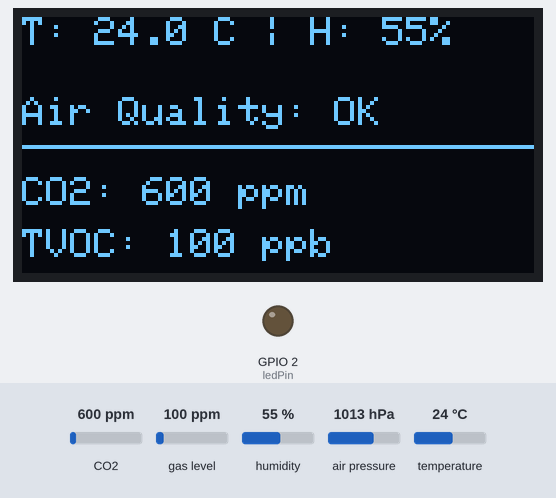
Bench run of a sketch on a simulated ESP32. Parts: 128×64 one-colour display, output pins drawn as LEDs (lit = HIGH). The test bench sets the inputs (shaded band); at power-on: CO2 600 ppm, gas level 100 ppm, humidity 55 %, temperature 24 °C, air pressure 1013 hPa.

Above: at 1.8 s.
1.9 s: CO2 set to 452 ppm
At 3.2 s:
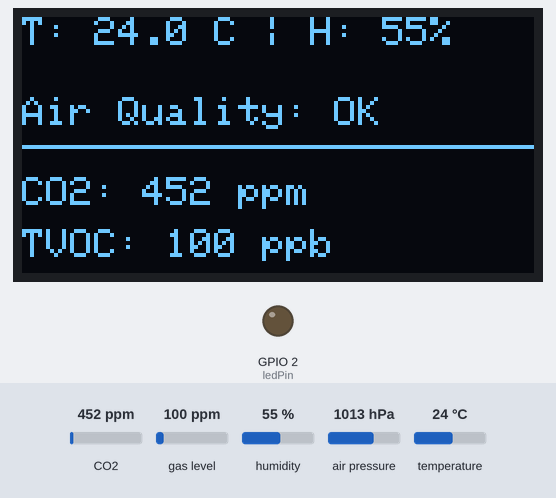
3.6 s: gas level set to 20 ppm
At 4.5 s:
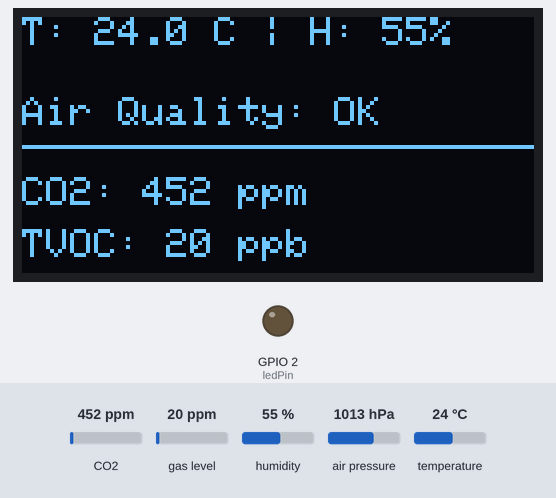
5.6 s: humidity set to 22 %
At 7.0 s:
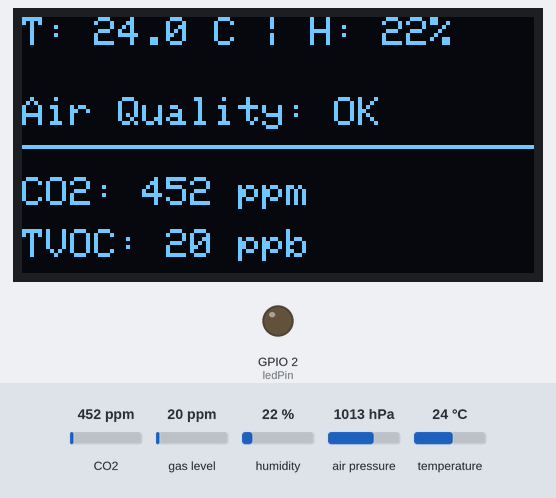
7.7 s: temperature set to 12 °C
At 9.6 s:
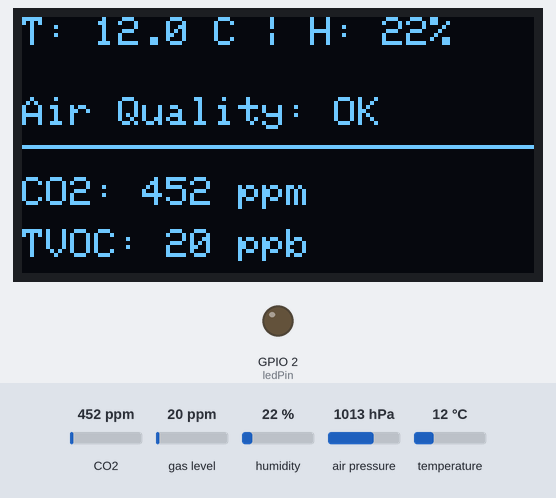
Timing chart, 0 to 10.7 s (numbered marks = the images above; inputs shaded):
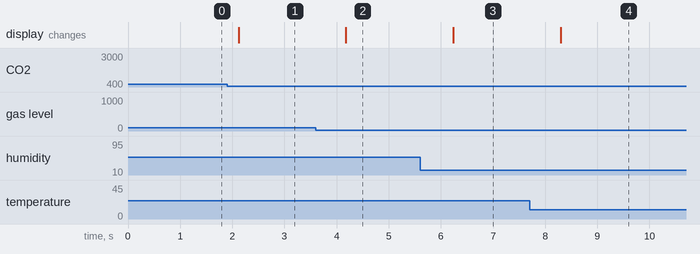

Measured:
- after the input at 1.9 s, the display: changes after 0.22 s (image 1)
- after the input at 3.6 s, the display: changes after 0.58 s (image 2)
- after the input at 5.6 s, the display: changes after 0.64 s (image 3)
- after the input at 7.7 s, the display: changes after 0.60 s (image 4)

The sketch:

sketch_feb10a.ino
```cpp
#include <Wire.h>
#include <WiFi.h>
#include <WebServer.h>
#include <Adafruit_Sensor.h>
#include <Adafruit_BME280.h>
#include <Adafruit_CCS811.h>
#include <Adafruit_GFX.h>
#include <Adafruit_SSD1306.h>

// Настройки
const char* ssid = "ESP32_Air_Analyzer";
const char* password = "password123";
const int ledPin = 2;          // Встроенный светодиод
const int thresholdCO2 = 5000; // Порог включения тревоги

WebServer server(80);
#define SCREEN_WIDTH 128
#define SCREEN_HEIGHT 64
Adafruit_SSD1306 display(SCREEN_WIDTH, SCREEN_HEIGHT, &Wire, -1);
Adafruit_BME280 bme;
Adafruit_CCS811 ccs;

float t, h, p;
int co2, tvoc;
bool alertActive = false;

void handleRoot() {
  String html = "<!DOCTYPE html><html>";
  html += "<head><meta name='viewport' content='width=device-width, initial-scale=1' charset='UTF-8'>";
  html += "<style>body{font-family:Arial; text-align:center; background:#f0f0f0;}";
  html += ".card{background:white; padding:20px; margin:10px; border-radius:10px; box-shadow: 0 4px 8px rgba(0,0,0,0.1); display:inline-block; width:180px;}";
  html += ".alert{color: white; background: " + String(alertActive ? "#ff4757" : "#2ed573") + "; padding: 15px; margin: 20px; border-radius: 5px; font-weight: bold;}";
  html += ".val{font-size:24px; font-weight:bold; color:#007bff;}</style>";
  html += "<script>setInterval(function(){location.reload();}, 3000);</script></head>";
  html += "<body><h1>ESP32 Air Monitor</h1>";

  // Статус на сайте
  if(alertActive) {
    html += "<div class='alert'>ВНИМАНИЕ: Высокий уровень CO2! Проветрите!</div>";
  } else {
    html += "<div class='alert'>Воздух в норме</div>";
  }

  html += "<div class='card'>Temp<br><span class='val'>" + String(t, 1) + " &deg;C</span></div>";
  html += "<div class='card'>Hum<br><span class='val'>" + String(h, 0) + " %</span></div>";
  html += "<div class='card'>CO2<br><span class='val'>" + String(co2) + " ppm</span></div>";

  html += "</body></html>";
  server.send(200, "text/html", html);
}

void setup() {
  Serial.begin(115200);
  Wire.begin();

  pinMode(ledPin, OUTPUT); // Настраиваем GPIO 2 на выход

  display.begin(SSD1306_SWITCHCAPVCC, 0x3C);
  bme.begin(0x76);
  ccs.begin();

  WiFi.softAP(ssid, password);
  server.on("/", handleRoot);
  server.begin();
}

void loop() {
  server.handleClient();

  t = bme.readTemperature();
  h = bme.readHumidity();
  p = bme.readPressure() / 133.322;

  if(ccs.available() && !ccs.readData()){
    co2 = ccs.geteCO2();
    tvoc = ccs.getTVOC();
    ccs.setEnvironmentalData(h, t);
  }

  // --- ЛОГИКА ТРЕВОГИ ---
  if (co2 >= thresholdCO2) {
    digitalWrite(ledPin, HIGH); // Включаем светодиод
    alertActive = true;
  } else {
    digitalWrite(ledPin, LOW);  // Выключаем светодиод
    alertActive = false;
  }
  // ----------------------

  display.clearDisplay();
  display.setTextSize(1);
  display.setTextColor(WHITE);
  display.setCursor(0,0);
  display.printf("T: %.1f C | H: %.0f%%", t, h);

  // Добавим индикатор на дисплей
  display.setCursor(0,20);
  if(alertActive) display.print("!!! VENTILATE !!!");
  else display.print("Air Quality: OK");

  display.drawLine(0, 32, 128, 32, WHITE);
  display.setCursor(0,40);
  display.printf("CO2: %d ppm", co2);
  display.setCursor(0,53);
  display.printf("TVOC: %d ppb", tvoc);
  display.display();

  delay(1000);
}
```
